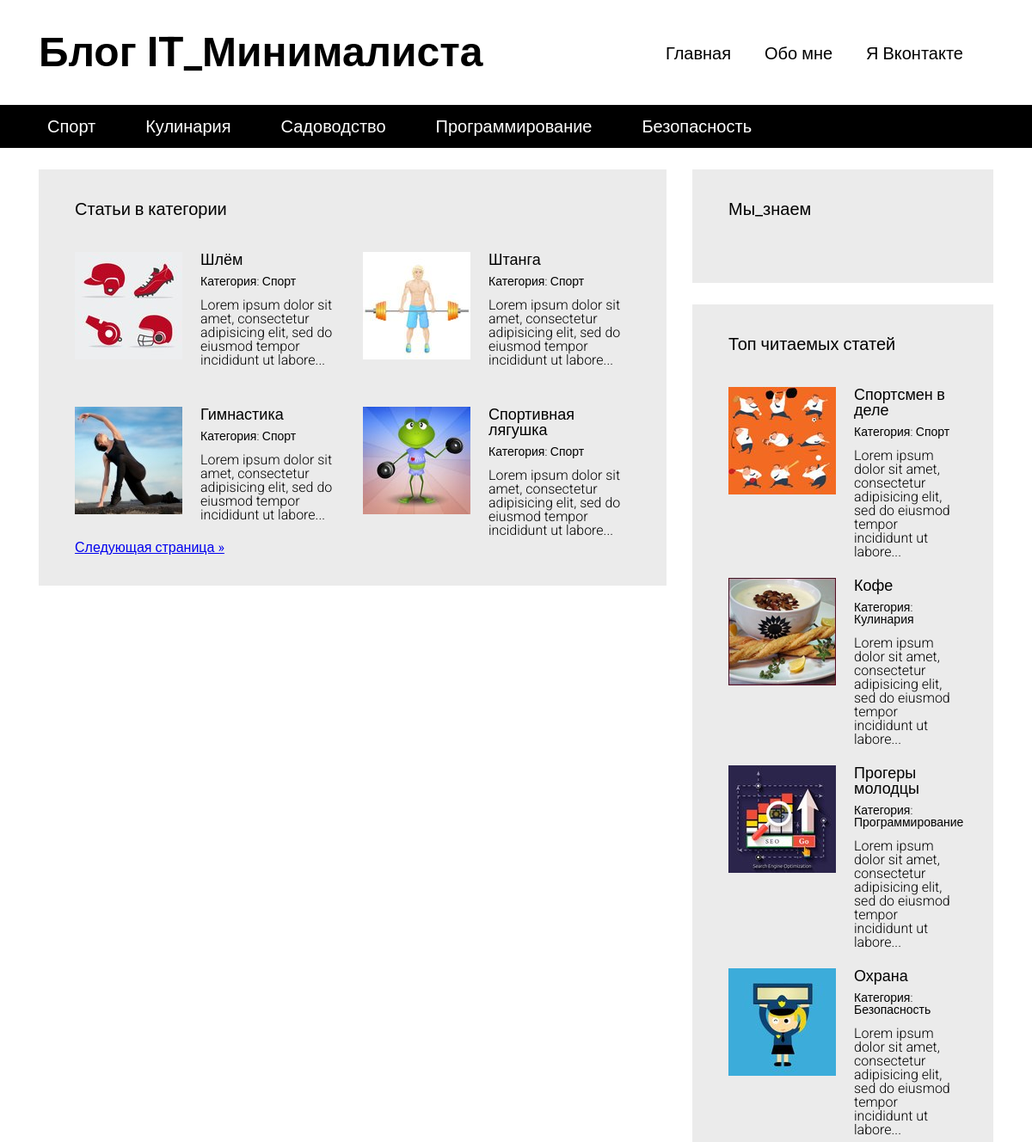
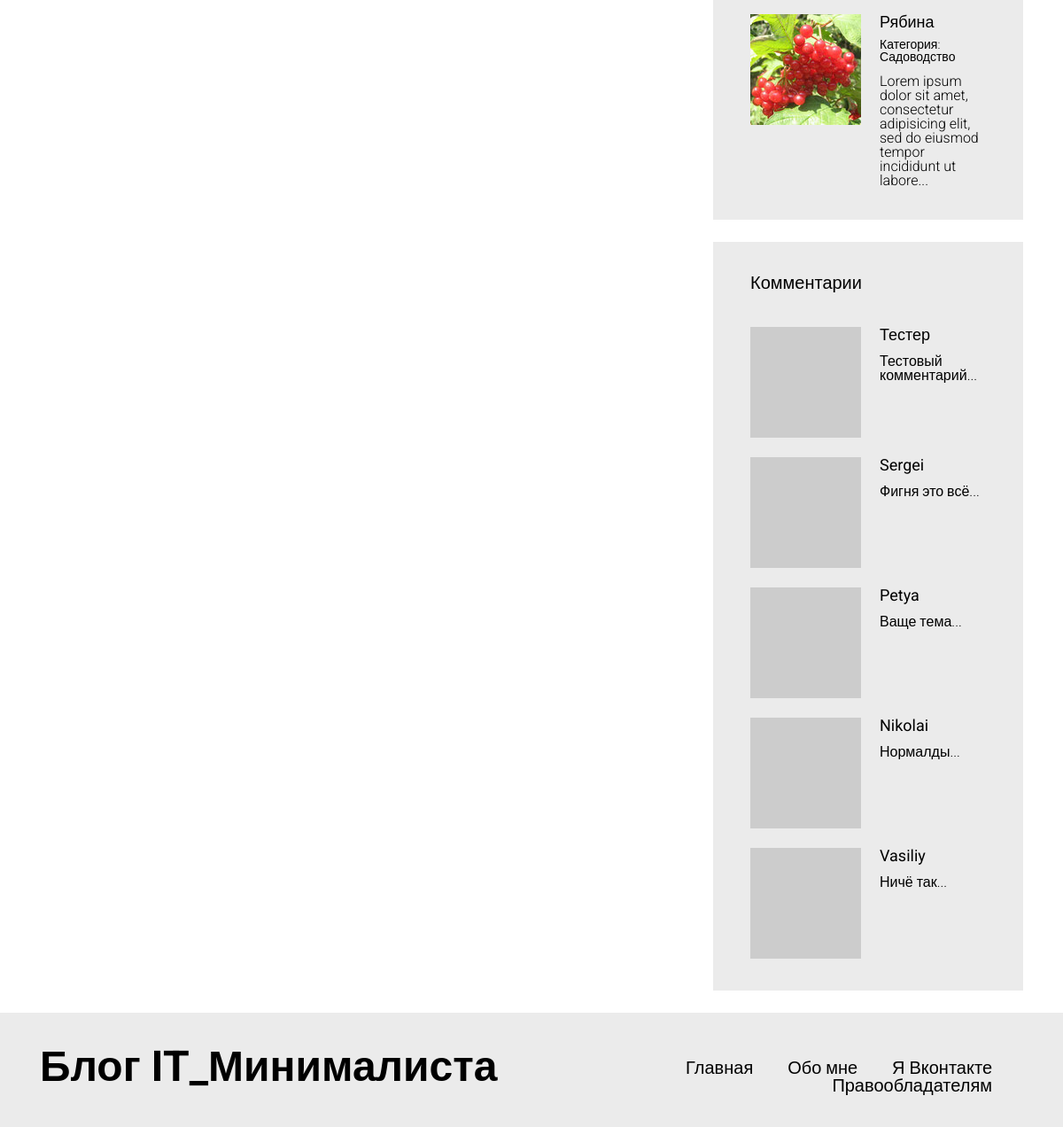
/articles.php?categorie=1, run on the app's committed database (2 pictures, top to bottom).
### tables this page shows
CREATE TABLE IF NOT EXISTS `articles_categories` (
  `id` int(11) NOT NULL AUTO_INCREMENT,
  `title` varchar(100) NOT NULL,
  PRIMARY KEY (`id`)
);

CREATE TABLE IF NOT EXISTS `articles` (
  `id` int(11) NOT NULL AUTO_INCREMENT,
  `title` varchar(255) DEFAULT NULL,
  `image` varchar(255) NOT NULL,
  `text` text,
  `categorie_id` int(11) DEFAULT NULL,
  `pubdate` datetime DEFAULT NULL,
  `views` int(11) NOT NULL DEFAULT '0',
  PRIMARY KEY (`id`)
);

CREATE TABLE IF NOT EXISTS `comments` (
  `id` int(11) NOT NULL AUTO_INCREMENT,
  `author` varchar(100) DEFAULT NULL,
  `nickname` varchar(100) NOT NULL,
  `email` varchar(255) NOT NULL,
  `text` text NOT NULL,
  `pubdate` datetime NOT NULL,
  `articles_id` int(11) NOT NULL,
  PRIMARY KEY (`id`)
);

### includes/config.php (called while the page is built, shortened)
<?php
$config = array(
    'title' => 'Блог IT_Минималиста',
    'vk_url' => 'https://vk.com/id23141151',
    'db' => array(
            'server' => 'localhost',
            'username' => 'root',
            'password' => '',
            'name' => 'blog'
        )
);

### articles.php (the view, shortened to what this page needs)
<?php
    require "includes/config.php";
?>
<!DOCTYPE html>
<html lang="en">
<head>
  <link rel="stylesheet" type="text/css" href="/media/assets/bootstrap-grid-only/css/grid12.css">
  <link rel="stylesheet" type="text/css" href="/media/css/style.css">
</head>
<body>
  <div id="wrapper">
<?php include "includes/header.php" ?>
    <div id="content">
      <div class="container">
        <div class="row">
          <section class="content__left col-md-8">
            <div class="block">
            <?php
            if(!isset($_GET['categorie'])){
              echo '<h3>Все статьи</h3>';
            }else{
              echo '<h3>Статьи в категории '.$art_cat['title'].'</h3>';
            }
            ?>
              <div class="block__content">
                <div class="articles articles__horizontal">
    <?php
        if(isset($_GET['categorie'])){
        $per_page = 4;
        $page = 1;
        $total_count_q = mysqli_query($connection, "SELECT COUNT(id) AS total_count FROM articles WHERE categorie_id=" . (int)$_GET['categorie']);
        $total_count = mysqli_fetch_assoc($total_count_q);
        $total_count = $total_count['total_count'];
        $total_pages = ceil($total_count / $per_page);
        if($page <=1 || $page > $total_pages)
        {
            $page = 1;
        }
        $offset = ($per_page * $page) - $per_page;
        $articles = mysqli_query($connection, "SELECT * FROM articles WHERE categorie_id=" . (int)$_GET['categorie'] . " ORDER BY id DESC LIMIT $offset, $per_page");
    $articles_exist = true;
    while($art = mysqli_fetch_assoc($articles))
    {
      ?>
<article class="article">
<div class="article__image" style="background-image: url(/static/images/<?php echo $art['image']; ?>);"></div>
<div class="article__info">
  <a href="/article.php?id=<?php echo $art['id']; ?>"><?php echo $art['title']; ?></a>
  <div class="article__info__meta">
  <?php
  $art_cat = false;
    foreach($categories as $cat)
    {
       if($cat['id'] == $art['categorie_id'])
       {
        $art_cat = $cat;
        break;
       }
    }
  ?>
    <small>Категория: <a href="articles.php?categorie=<?php echo $art_cat['id']; ?>"><?php echo $art_cat['title']; ?></a></small>
  </div>
  <div class="article__info__preview"><?php echo mb_substr(strip_tags($art['text']), 0, 100 , 'utf-8') . '...'; ?></div>
</div>
</article>
      <?php
    }
    }
    ?>
                </div>
<?php
if(!isset($_GET['categorie'])){
   if($articles_exist == true)
    {
        echo '<div class="paginator">';
        if($page > 1)
        {
            echo '<a href="/articles.php?page='.($page - 1).'">&laquo; Прошлая страница</a>   ';
        }
        if($page < $total_pages)
        {
            echo '<a href="/articles.php?page='.($page + 1).'">Следующая страница &raquo;</a>';
        }
        echo '</div>';
    }
    }else{
         if($articles_exist == true)
    {
        echo '<div class="paginator">';
        if($page < $total_pages)
        {
            echo '<a href="/articles.php?categorie='.$art_cat['id'].'&page='.($page + 1).'">Следующая страница &raquo;</a>';
        }
        echo '</div>';
    }
    }
    ?>
              </div>
            </div>
          </section>
          <section class="content__right col-md-4">
<?php include "includes/sidebar.php" ?>
          </section>
        </div>
      </div>
    </div>
<?php include "includes/footer.php" ?>
  </div>
</body>
</html>

### includes/header.php
<header id="header">
  <div class="header__top">
    <div class="container">
      <div class="header__top__logo">
        <h1><?php echo $config['title']?></h1>
      </div>
      <nav class="header__top__menu">
        <ul>
          <li><a href="/">Главная</a></li>
          <li><a href="/pages/about_me.php">Обо мне</a></li>
          <li><a href="<?php echo $config['vk_url']?>" target="_blank">Я Вконтакте</a></li>
        </ul>
      </nav>
    </div>
  </div>
<?php
    $categories_q = mysqli_query($connection, "SELECT * FROM articles_categories");
    $categories = array();
    while($cat = mysqli_fetch_assoc($categories_q))
    {
        $categories[] = $cat;
    }
?>
  <div class="header__bottom">
    <div class="container">
      <nav>
        <ul>
            <?php
            foreach($categories as $cat)
            {
            ?>
            <li><a href="/articles.php?categorie=<?php echo $cat['id'] ?>"><?php echo $cat['title'] ?></a></li>
            <?php
            }
            ?>
        </ul>
      </nav>
    </div>
  </div>
</header>

### includes/sidebar.php (shortened to what this page needs)
<div class="block">
  <h3>Мы_знаем</h3>
  <div class="block__content">
  </div>
</div>
<div class="block">
  <h3>Топ читаемых статей</h3>
  <div class="block__content">
    <div class="articles articles__vertical">
    <?php
        $articles = mysqli_query($connection, "SELECT * FROM articles ORDER BY views DESC LIMIT 5");
    while($art = mysqli_fetch_assoc($articles))
    {
      ?>
<article class="article">
<div class="article__image" style="background-image: url(/static/images/<?php echo $art['image']; ?>);"></div>
<div class="article__info">
  <a href="/article.php?id=<?php echo $art['id']; ?>"><?php echo $art['title']; ?></a>
  <div class="article__info__meta">
  <?php
  $art_cat = false;
    foreach($categories as $cat)
    {
       if($cat['id'] == $art['categorie_id'])
       {
        $art_cat = $cat;
        break;
       }
    }
  ?>
    <small>Категория: <a href="articles.php?categorie=<?php echo $art_cat['id']; ?>"><?php echo $art_cat['title']; ?></a></small>
  </div>
  <div class="article__info__preview"><?php echo mb_substr(strip_tags($art['text']), 0, 100 , 'utf-8') . '...'; ?></div>
</div>
</article>
      <?php
    }
    ?>
    </div>
  </div>
</div>
<div class="block">
  <h3>Комментарии</h3>
  <div class="block__content">
    <div class="articles articles__vertical">
          <?php
        $comments = mysqli_query($connection, "SELECT * FROM comments ORDER BY id DESC LIMIT 5");
    while($comment = mysqli_fetch_assoc($comments))
    {
      ?>
<article class="article">
<div class="article__image" style="background-image: url(https://www.gravatar.com/avatar/<?php echo md5($comment['email']); ?>?s=125);"></div>
<div class="article__info">
  <a href="/article.php?id=<?php echo $comment['articles_id']; ?>"><?php echo $comment['author']; ?></a>
  <div class="article__info__preview"><?php echo mb_substr(strip_tags($comment['text']), 0, 100 , 'utf-8') . '...'; ?></div>
</div>
</article>
      <?php
    }
    ?>
    </div>
  </div>
</div>

### media/css/style.css (style rules this page uses)
html, body, div, span, applet, object, iframe, h1, h2, h3, h4, h5, h6, p, blockquote, pre, a, abbr, acronym, address, big, cite, code, del, dfn, em, img, ins, kbd, q, s, samp, small, strike, strong, sub, sup, tt, var, b, u, i, center, dl, dt, dd, ol, ul, li, fieldset, form, label, legend, table, caption, tbody, tfoot, thead, tr, th, td, article, aside, canvas, details, embed, figure, figcaption, footer, header, hgroup, menu, nav, output, ruby, section, summary, time, mark, audio, video { margin: 0; padding: 0; border: 0; font-size: 100%; font: inherit; vertical-align: baseline; }
article, aside, details, figcaption, figure, footer, header, hgroup, menu, nav, section { display: block; }
body { line-height: 1; }
ol, ul { list-style: none; }
h1 { font-size: 48px; font-weight: bold; }
h3 { font-size: 20px; font-weight: bold; }
body { font-family: 'Roboto', sans-serif; }
#header { margin-bottom: 25px; }
#header .header__top { padding: 37px 0; }
#header .header__top .header__top__logo { float: left; }
#header .header__top .header__top__menu { padding-top: 15px; text-align: right; }
#header .header__top .header__top__menu ul > li { display: inline-block; margin-right: 35px; }
#header .header__top .header__top__menu ul > li > a { font-size: 20px; text-decoration: none; color: black; }
#header .header__bottom { height: 50px; background-color: black; line-height: 50px; }
#header .header__bottom nav ul > li { display: inline-block; margin-right: 34px; }
#header .header__bottom nav ul > li > a { color: white; font-size: 20px; text-decoration: none; padding: 3px 10px; }
.block { background-color: #ebebeb; padding: 36px 42px; margin-bottom: 25px; }
.block > h3 { font-weight: normal; }
.block .block__content { padding-top: 40px; }
.articles.articles__horizontal { font-size: 0; margin: -12px; }
.articles.articles__horizontal .article { margin-bottom: 22px; display: inline-block; vertical-align: top; width: 50%; font-size: 16px; padding: 12px; }
.articles.articles__vertical .article { margin-bottom: 22px; }
.articles .article:last-child { margin-bottom: 0; }
.articles .article:after { visibility: hidden; display: block; font-size: 0; content: " "; clear: both; height: 0; }
.articles .article .article__image { width: 125px; height: 125px; overflow: hidden; background-color: black; float: left; background-repeat: no-repeat; background-size: cover; background-position: center center; }
.articles .article .article__info { margin-left: 125px; padding-left: 21px; }
.articles .article .article__info > a { color: black; font-size: 18px; font-weight: normal; text-decoration: none; }
.articles .article .article__info > .article__info__meta { font-size: 14px; font-weight: 300; margin-top: 9px; margin-bottom: 13px; }
.articles .article .article__info > .article__info__meta a { color: black; text-decoration: none; }
.articles .article .article__info > .article__info__preview { font-size: 16px; font-weight: 300; }

### data on the page
articles_categories: title "Спорт"
articles_categories: title "Кулинария"
articles_categories: title "Садоводство"
articles_categories: title "Программирование"
articles_categories: title "Безопасность"
articles: image (picture), title "Шлём", text "Lorem ipsum dolor sit amet, consectetur adipisicing elit, sed do eiusmod tempor incididunt ut labore"
articles: image (picture), title "Штанга", text "Lorem ipsum dolor sit amet, consectetur adipisicing elit, sed do eiusmod tempor incididunt ut labore"
articles: image (picture), title "Гимнастика", text "Lorem ipsum dolor sit amet, consectetur adipisicing elit, sed do eiusmod tempor incididunt ut labore"
articles: image (picture), title "Спортивная лягушка", text "Lorem ipsum dolor sit amet, consectetur adipisicing elit, sed do eiusmod tempor incididunt ut labore"
articles: image (picture), title "Спортсмен в деле", text "Lorem ipsum dolor sit amet, consectetur adipisicing elit, sed do eiusmod tempor incididunt ut labore"
articles: image (picture), title "Кофе", text "Lorem ipsum dolor sit amet, consectetur adipisicing elit, sed do eiusmod tempor incididunt ut labore"
articles: image (picture), title "Прогеры молодцы", text "Lorem ipsum dolor sit amet, consectetur adipisicing elit, sed do eiusmod tempor incididunt ut labore"
articles: image (picture), title "Охрана", text "Lorem ipsum dolor sit amet, consectetur adipisicing elit, sed do eiusmod tempor incididunt ut labore"
articles: image (picture), title "Рябина", text "Lorem ipsum dolor sit amet, consectetur adipisicing elit, sed do eiusmod tempor incididunt ut labore"
comments: author "Тестер", text "Тестовый комментарий"
comments: author "Sergei", text "Фигня это всё"
comments: author "Petya", text "Ваще тема"
comments: author "Nikolai", text "Нормалды"
comments: author "Vasiliy", text "Ничё так"

### other printed values
$config['title'] "Блог IT_Минималиста"
